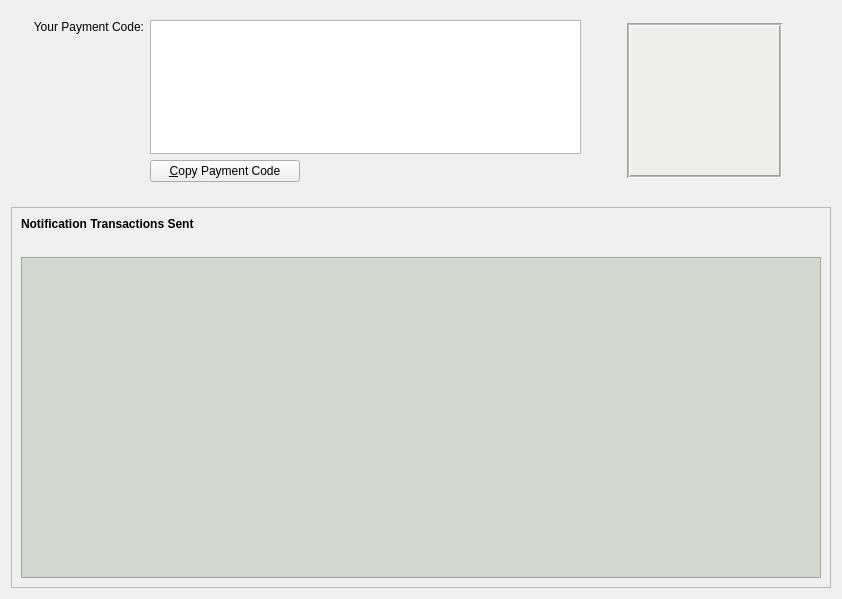
<?xml version="1.0" encoding="UTF-8"?>
<ui version="4.0">
 <class>PaymentcodePage</class>
 <widget class="QWidget" name="PaymentcodePage">
  <property name="geometry">
   <rect>
    <x>0</x>
    <y>0</y>
    <width>842</width>
    <height>599</height>
   </rect>
  </property>
  <layout class="QVBoxLayout" name="verticalLayout" stretch="0,0,1">
   <item>
    <widget class="QFrame" name="frame2">
     <property name="sizePolicy">
      <sizepolicy hsizetype="Preferred" vsizetype="Expanding">
       <horstretch>0</horstretch>
       <verstretch>0</verstretch>
      </sizepolicy>
     </property>
     <property name="maximumSize">
      <size>
       <width>16777215</width>
       <height>180</height>
      </size>
     </property>
     <property name="frameShape">
      <enum>QFrame::NoFrame</enum>
     </property>
     <property name="frameShadow">
      <enum>QFrame::Sunken</enum>
     </property>
     <layout class="QVBoxLayout" name="verticalLayout_3">
      <item>
       <layout class="QGridLayout" name="gridLayout" rowstretch="0,0,0">
        <property name="spacing">
         <number>6</number>
        </property>
        <item row="2" column="2">
         <spacer name="horizontalSpacer_2">
          <property name="orientation">
           <enum>Qt::Horizontal</enum>
          </property>
          <property name="sizeType">
           <enum>QSizePolicy::Fixed</enum>
          </property>
          <property name="sizeHint" stdset="0">
           <size>
            <width>40</width>
            <height>20</height>
           </size>
          </property>
         </spacer>
        </item>
        <item row="2" column="3">
         <widget class="QRImageWidget" name="paymentcodeQRCode">
          <property name="sizePolicy">
           <sizepolicy hsizetype="Fixed" vsizetype="Fixed">
            <horstretch>0</horstretch>
            <verstretch>0</verstretch>
           </sizepolicy>
          </property>
          <property name="minimumSize">
           <size>
            <width>155</width>
            <height>155</height>
           </size>
          </property>
          <property name="maximumSize">
           <size>
            <width>155</width>
            <height>155</height>
           </size>
          </property>
          <property name="toolTip">
           <string>QR Code</string>
          </property>
          <property name="styleSheet">
           <string notr="true">background-color: rgb(0, 0, 0);
background-color: rgb(238, 238, 236);</string>
          </property>
          <property name="frameShape">
           <enum>QFrame::Box</enum>
          </property>
          <property name="frameShadow">
           <enum>QFrame::Sunken</enum>
          </property>
          <property name="midLineWidth">
           <number>1</number>
          </property>
          <property name="textFormat">
           <enum>Qt::PlainText</enum>
          </property>
          <property name="alignment">
           <set>Qt::AlignCenter</set>
          </property>
          <property name="wordWrap">
           <bool>true</bool>
          </property>
         </widget>
        </item>
        <item row="2" column="1">
         <layout class="QHBoxLayout" name="horizontalLayout">
          <item>
           <layout class="QVBoxLayout" name="verticalLayout_22">
            <item>
             <widget class="QLabel" name="label_2">
              <property name="toolTip">
               <string>Your paymentcode for BIP47.</string>
              </property>
              <property name="text">
               <string>Your Payment Code:</string>
              </property>
              <property name="alignment">
               <set>Qt::AlignRight|Qt::AlignTrailing|Qt::AlignVCenter</set>
              </property>
             </widget>
            </item>
            <item>
             <spacer name="verticalSpacer">
              <property name="orientation">
               <enum>Qt::Vertical</enum>
              </property>
              <property name="sizeHint" stdset="0">
               <size>
                <width>20</width>
                <height>40</height>
               </size>
              </property>
             </spacer>
            </item>
           </layout>
          </item>
          <item>
           <layout class="QVBoxLayout" name="verticalLayout_33"/>
          </item>
          <item>
           <layout class="QVBoxLayout" name="verticalLayout_11">
            <item>
             <widget class="QTextEdit" name="paymentcodeLabel">
              <property name="toolTip">
               <string>This is your paymentcode for BIP47</string>
              </property>
             </widget>
            </item>
            <item>
             <layout class="QHBoxLayout" name="horizontalLayout_2">
              <item alignment="Qt::AlignHCenter|Qt::AlignVCenter">
               <widget class="QPushButton" name="copyPaymentcodeButton">
                <property name="minimumSize">
                 <size>
                  <width>150</width>
                  <height>0</height>
                 </size>
                </property>
                <property name="text">
                 <string>&amp;Copy Payment Code</string>
                </property>
                <property name="icon">
                 <iconset resource="../bitcoin.qrc">
                  <normaloff>:/icons/editcopy</normaloff>:/icons/editcopy</iconset>
                </property>
                <property name="checkable">
                 <bool>false</bool>
                </property>
               </widget>
              </item>
              <item>
               <spacer name="horizontalSpacer">
                <property name="orientation">
                 <enum>Qt::Horizontal</enum>
                </property>
                <property name="sizeHint" stdset="0">
                 <size>
                  <width>40</width>
                  <height>20</height>
                 </size>
                </property>
               </spacer>
              </item>
             </layout>
            </item>
           </layout>
          </item>
         </layout>
        </item>
        <item row="2" column="0">
         <widget class="QLabel" name="label_7">
          <property name="text">
           <string/>
          </property>
         </widget>
        </item>
        <item row="2" column="4">
         <spacer name="horizontalSpacer_3">
          <property name="orientation">
           <enum>Qt::Horizontal</enum>
          </property>
          <property name="sizeType">
           <enum>QSizePolicy::Fixed</enum>
          </property>
          <property name="sizeHint" stdset="0">
           <size>
            <width>40</width>
            <height>20</height>
           </size>
          </property>
         </spacer>
        </item>
       </layout>
      </item>
     </layout>
    </widget>
   </item>
   <item>
    <spacer name="verticalSpacer_2">
     <property name="orientation">
      <enum>Qt::Vertical</enum>
     </property>
     <property name="sizeHint" stdset="0">
      <size>
       <width>20</width>
       <height>10</height>
      </size>
     </property>
    </spacer>
   </item>
   <item>
    <widget class="QFrame" name="frame">
     <property name="sizePolicy">
      <sizepolicy hsizetype="Preferred" vsizetype="Expanding">
       <horstretch>0</horstretch>
       <verstretch>0</verstretch>
      </sizepolicy>
     </property>
     <property name="styleSheet">
      <string notr="true">border-right-color: rgba(191, 64, 64, 0);</string>
     </property>
     <property name="frameShape">
      <enum>QFrame::StyledPanel</enum>
     </property>
     <property name="frameShadow">
      <enum>QFrame::Raised</enum>
     </property>
     <layout class="QVBoxLayout" name="verticalLayout_2">
      <item>
       <widget class="QLabel" name="label_6">
        <property name="font">
         <font>
          <weight>75</weight>
          <bold>true</bold>
         </font>
        </property>
        <property name="text">
         <string>Notification Transactions Sent</string>
        </property>
       </widget>
      </item>
      <item>
       <spacer name="verticalSpacer_4">
        <property name="orientation">
         <enum>Qt::Vertical</enum>
        </property>
        <property name="sizeType">
         <enum>QSizePolicy::Fixed</enum>
        </property>
        <property name="sizeHint" stdset="0">
         <size>
          <width>20</width>
          <height>20</height>
         </size>
        </property>
       </spacer>
      </item>
      <item>
       <widget class="QTableView" name="notificationTransactionsView">
        <property name="contextMenuPolicy">
         <enum>Qt::CustomContextMenu</enum>
        </property>
        <property name="styleSheet">
         <string notr="true">background-color: rgb(211, 215, 207);</string>
        </property>
        <property name="tabKeyNavigation">
         <bool>false</bool>
        </property>
        <property name="sortingEnabled">
         <bool>true</bool>
        </property>
       </widget>
      </item>
     </layout>
    </widget>
   </item>
  </layout>
 </widget>
 <customwidgets>
  <customwidget>
   <class>QRImageWidget</class>
   <extends>QLabel</extends>
   <header>receiverequestdialog.h</header>
  </customwidget>
 </customwidgets>
 <tabstops>
  <tabstop>notificationTransactionsView</tabstop>
 </tabstops>
 <resources>
  <include location="../bitcoin.qrc"/>
 </resources>
 <connections>
  <connection>
   <sender>copyPaymentcodeButton</sender>
   <signal>clicked()</signal>
   <receiver>PaymentcodePage</receiver>
   <slot>show()</slot>
   <hints>
    <hint type="sourcelabel">
     <x>279</x>
     <y>322</y>
    </hint>
    <hint type="destinationlabel">
     <x>420</x>
     <y>299</y>
    </hint>
   </hints>
  </connection>
 </connections>
</ui>
